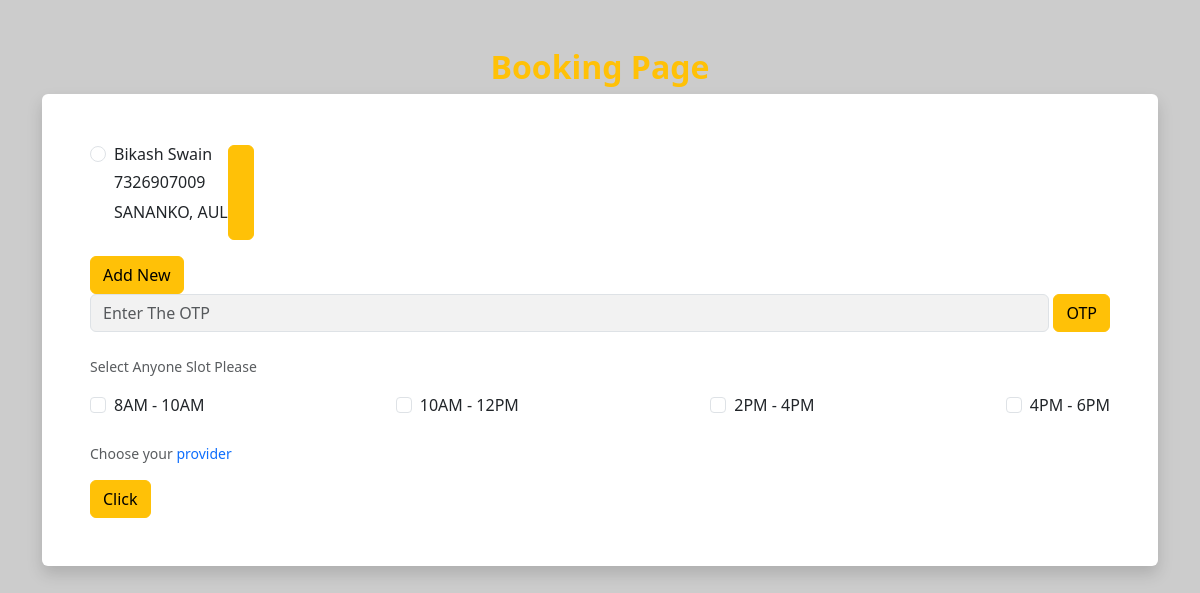
/SuperAdmin/book.php, run on the app's committed database.
### tables this page shows
CREATE TABLE `address` (
  `addr_id` int(11) NOT NULL,
  `user_id` int(11) NOT NULL,
  `addrs` varchar(255) NOT NULL,
  `geo_location` mediumtext NOT NULL,
  `name` varchar(255) NOT NULL,
  `phone` bigint(20) NOT NULL,
  `alter_phone` bigint(20) NOT NULL,
  `landmark` varchar(255) NOT NULL
);

### SuperAdmin/book.php (the view, shortened to what this page needs)
<!DOCTYPE html>
<html lang="en">
<head>
    <link href="https://cdn.jsdelivr.net/npm/bootstrap@5.3.2/dist/css/bootstrap.min.css" rel="stylesheet">
</head>
<body>
    <div class="container mt-2 mt-md-5 mb-3">
        <h2 class="text-center fw-bold text-warning">Booking Page</h2>
        <form action="" class="bg-white w p-2 p-md-5 mx-auto rounded shadow" method="post">
            <?php
                require_once "Database/db_connection.php";
                $sql = "SELECT * FROM address";
                $res = $conn->query($sql);
                if($res->num_rows>0){
                    while($row = $res->fetch_assoc()){
                        ?>
                            <div class="mb-3 form-check">
                                <input class="form-check-input" type="radio" name="flexRadioDefault" value="<?php echo $row['addr_id'] ?>">
                                <label class="form-check-label" for="flexRadioDefault1">
                                    <div class="d-flex">
                                        <div>
                                            <h6><?php echo $row['name'] ?></h6>
                                            <h6><?php echo $row['phone'] ?></h6>
                                            <p><?php echo $row['addrs'] ?></p>
                                        </div>
                                        <a href="#" class="btn btn-warning"></a>
                                    </div>
                                </label>
                            </div>
                        <?php
                    }
                    ?>
                        <a href="" class="btn btn-warning">Add New</a>
                    <?php
                }else{
                    ?>
                        <p class="fw-light">If you not set your address, then click <a href="#">Here</a>.<p>
                    <?php
                }
            ?>
            <div class="mb-4 form-group d-flex">
                <input type="text" name="start_otp" class="form-control me-1" placeholder="Enter The OTP">
                <button class="btn btn-warning" onclick=generation()>OTP</button>
            </div>
            <div class="form-text"><p>Select Anyone Slot Please</p></div>
            <div class="d-flex justify-content-between mb-4">
                <div class="form-check">
                    <input class="form-check-input" type="checkbox" value="">
                    <label class="form-check-label" for="flexCheckDefault">
                        8AM - 10AM
                    </label>
                </div>
                <div class="form-check">
                    <input class="form-check-input" type="checkbox" value="">
                    <label class="form-check-label" for="flexCheckDefault">
                        10AM - 12PM
                    </label>
                </div>
                <div class="form-check">
                    <input class="form-check-input" type="checkbox" value="">
                    <label class="form-check-label" for="flexCheckDefault">
                        2PM - 4PM
                    </label>
                </div>
                <div class="form-check">
                    <input class="form-check-input" type="checkbox" value="">
                    <label class="form-check-label" for="flexCheckDefault">
                        4PM - 6PM
                    </label>
                </div>
            </div>
            <div class="form-text mb-3"><p>Choose your <a href="#" data-bs-toggle="modal" data-bs-target="#exampleModal">provider</a></p></div>
            <input type="submit" name="sub" value="Click" class="from-control btn btn-warning">
        </form>
    </div>
</body>
</html>

### SuperAdmin/book.php (style rules this page uses)
body { background-color: rgba(128, 128, 128, 0.4); }
.form-control { background:rgba(128, 128, 128, 0.1) }
a { text-decoration:none; }

### data on the page
address: name "Bikash Swain", phone "7326907009", addrs "SANANKO, AUL"
